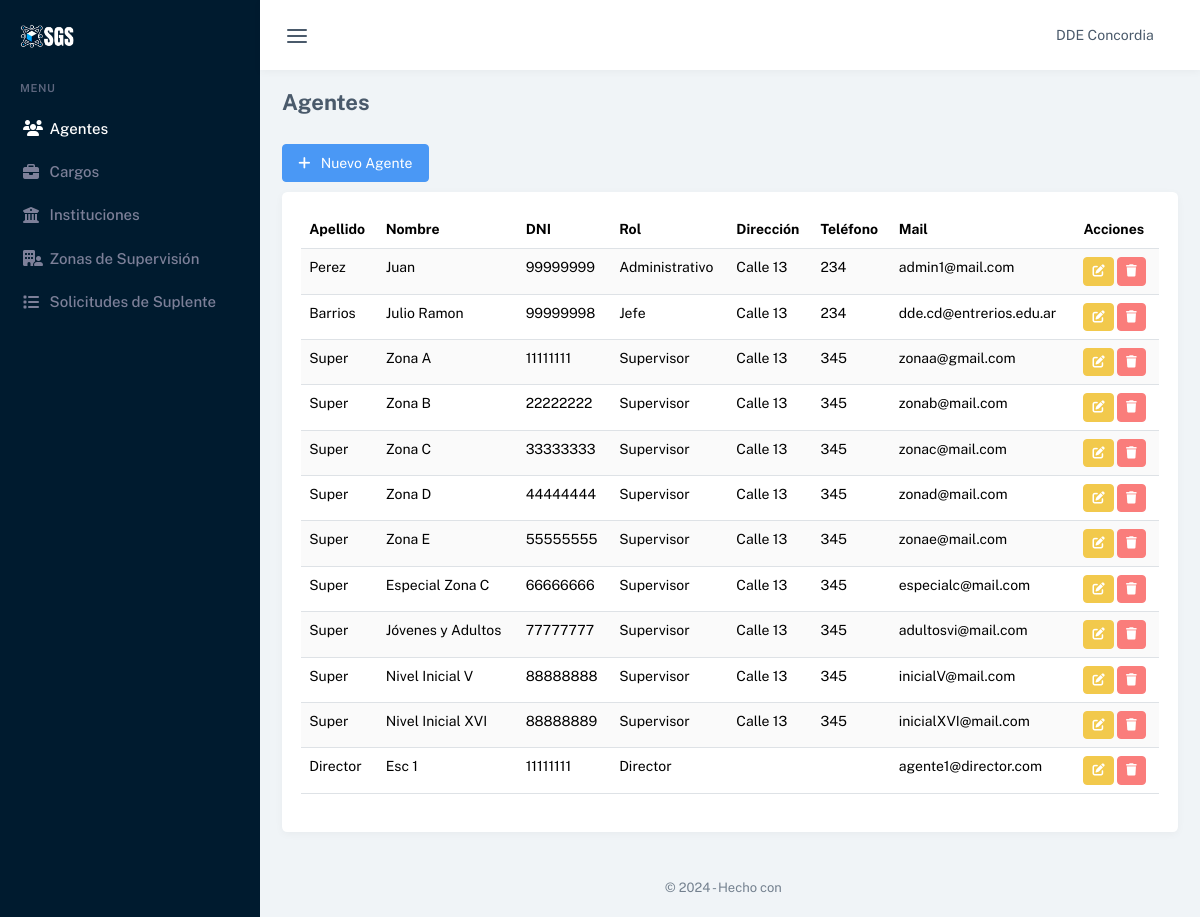
The app's page /agentes (signed in) with its own data.
### tables this page shows
CREATE TABLE `agentes` (
  `id_Agente` int(11) UNSIGNED NOT NULL,
  `apellido` varchar(100) NOT NULL,
  `nombre` varchar(100) NOT NULL,
  `dni` int(11) UNSIGNED NOT NULL,
  `telefono` int(11) UNSIGNED DEFAULT NULL,
  `direccion` varchar(100) DEFAULT NULL,
  `email` varchar(100) NOT NULL,
  `usuario` varchar(100) NOT NULL,
  `password` varchar(100) NOT NULL,
  `id_Rol` tinyint(4) UNSIGNED NOT NULL,
  `eliminado` tinyint(1) NOT NULL DEFAULT 0
);

CREATE TABLE `roles` (
  `id_Rol` tinyint(4) UNSIGNED NOT NULL,
  `rol` varchar(100) NOT NULL
);

### controladores/controlador.plantilla.php (called while the page is built)
<?php
class ControladorPlantilla{
    public function ctrMostrarPlantilla(){
        include 'vistas/plantilla.php';
    }
    static public function url(){
        return "http://localhost/ProyectoConcursos/";
    }
}

### index.php (called while the page is built, shortened)
<?php
require_once 'controladores/controlador.plantilla.php';
require_once 'controladores/controlador.agentes.php';
require_once 'modelos/modelo.agentes.php';
$plantilla = new ControladorPlantilla();
$plantilla -> ctrMostrarPlantilla();

### modelos/conexion.php (called while the page is built, shortened)
<?php
class Conexion
{
	static public function conectar()
	{
		try {
			$link = new PDO(
				"mysql:host=" . self::HOST . ";dbname=" . self::DBNAME,
				self::USER,
				self::PASSWORD
			);
			$link->exec("set names utf8");
			return $link;
		} catch (PDOException $e) {
			die("Error en la conexión a la base de datos: " . $e->getMessage());
		}
	}
}

### modelos/modelo.agentes.php (called while the page is built, shortened)
<?php
    require_once 'conexion.php';
class ModeloAgentes{
    static public function mdlMostrarAgentes($agente, $valor)
    {
        if ($agente != null) {
            try {
                $stmt = Conexion::conectar()->prepare("SELECT * FROM `agentes`, `roles`  WHERE agentes.id_Rol = roles.id_Rol and eliminado = 0 and $agente = :$agente;");
                $stmt->bindParam(":" . $agente, $valor, PDO::PARAM_INT);
                $stmt->execute();
                return $stmt->fetch(PDO::FETCH_ASSOC);
            } catch (Exception $e) {
                return "Error: " .$e ->getMessage();
            }
        } else {
            try {
                $agentes = Conexion::conectar()->prepare("SELECT * FROM `agentes`, `roles`  WHERE agentes.id_Rol = roles.id_Rol and eliminado = 0;");
                $agentes->execute();
                return $agentes->fetchAll(PDO::FETCH_ASSOC);
            } catch (Exception $e) {
                return "Error: " .$e ->getMessage();
            }
        }
    }
}

### controladores/controlador.agentes.php (called while the page is built, shortened)
<?php
class ControladorAgentes{
    static public function ctrMostrarAgentes($agente, $valor){
        $respuesta = ModeloAgentes::mdlMostrarAgentes($agente, $valor);
        return $respuesta;
    }
}

### vistas/modulos/agentes.php (the view, shortened to what this page needs)
<?php
    $agentes = ControladorAgentes::ctrMostrarAgentes(null, null);
?>
<div class="container-xxl">
    <div class="py-3 d-flex align-items-sm-center flex-sm-row flex-column">
        <div class="flex-grow-1">
            <h4 class="fs-22 fw-bold m-0">Agentes</h4>
        </div>
    </div>
    <div class="py-2 d-flex align-items-sm-center flex-sm-row flex-column">
        <div class="d-flex flex-wrap gap-2">
            <a href="nuevo_agente" class="btn btn-primary"><i class="fas fa-plus" ></i > &nbsp; Nuevo Agente</a>
        </div>
    </div>
    <div class="row">
        <div class="col-12">
            <div class="card">
                <div class="card-body">
                    <table id="tablaES" class="table table-striped dt-responsive nowrap w-100">
                        <thead>
                            <tr>
                                <th>Apellido</th>
                                <th>Nombre</th>
                                <th>DNI</th>
                                <th>Rol</th>
                                <th>Dirección</th>
                                <th>Teléfono</th>
                                <th>Mail</th>
                                <th>Acciones</th>
                            </tr>
                        </thead>
                        <tbody>
                            <?php
                                foreach ($agentes as $key => $value) {
                            ?>
                            <tr style = "background-color:#000888">
                                <td> <?php echo $value["apellido"] ?></td>
                                <td> <?php echo $value["nombre"] ?></td>
                                <td> <?php echo $value["dni"] ?></td>
                                <td> <?php echo $value["rol"] ?></td>
                                <td> <?php echo $value["direccion"] ?></td>
                                <td> <?php echo $value["telefono"] ?></td>
                                <td> <?php echo $value["email"] ?></td>
                                <td><a href="editar_agente/<?php echo $value["id_Agente"] ?>" class="btn btn-warning btn-sm"><i class="fas fa-edit"></i></a>
                                <button class="btn btn-danger btn-sm btnEliminarAgente" id_Agente=<?php echo $value["id_Agente"]; ?> apellido=<?php echo $value["apellido"]; ?> nombre=<?php echo $value["nombre"]; ?> ><i class="fas fa-trash"></i></button></td>
                            </tr>
                            <?php } ?>
                        </tbody>
                    </table>
                </div>
            </div>
        </div>
    </div>
</div>

### vistas/plantilla.php (shortened to what this page needs)
<?php
$url = ControladorPlantilla::url();
?>
<!DOCTYPE html>
<html lang="es">
    <head>
        <link rel="stylesheet" href="https://cdn.jsdelivr.net/npm/flatpickr/dist/flatpickr.min.css">
        <link href="<?php echo $url; ?>vistas/assets/css/app.min.css" rel="stylesheet" type="text/css" id="app-style" />
        <link href="<?php echo $url; ?>vistas/assets/css/icons.min.css" rel="stylesheet" type="text/css" />
        <link rel="stylesheet" href="https://cdnjs.cloudflare.com/ajax/libs/font-awesome/6.6.0/css/all.min.css" />
        <link href="https://cdn.datatables.net/v/bs5/jszip-3.10.1/dt-2.1.8/b-3.1.2/b-colvis-3.1.2/b-html5-3.1.2/b-print-3.1.2/kt-2.12.1/r-3.0.3/sl-2.1.0/datatables.min.css" rel="stylesheet">
    </head>
    <?php if (isset($_SESSION["iniciarSesion"])) { ?>
        <body data-menu-color="dark" data-sidebar="default">
            <div id="app-layout">
                <?php include 'modulos/header.php' ?>
                <?php include 'modulos/menu.php' ?>
                <div class="content-page">
                    <?php
                    if (isset($_GET["pagina"])) {
                        $rutas = explode('/', $_GET["pagina"]);
                        if (
                            $rutas[0] == "agentes" ||
                            $rutas[0] == "nuevo_agente" ||
                            $rutas[0] == "editar_agente" ||
                            $rutas[0] == "cargos" ||
                            $rutas[0] == "nuevo_cargo" ||
                            $rutas[0] == "editar_cargo" ||
                            $rutas[0] == "instituciones" ||
                            $rutas[0] == "nueva_institucion" ||
                            $rutas[0] == "editar_institucion" ||
                            $rutas[0] == "zonasSupervision" ||
                            $rutas[0] == "nueva_zona" ||
                            $rutas[0] == "editar_zona" ||
                            $rutas[0] == "solicitudesSuplente" ||
                            $rutas[0] == "nueva_solsuplente" ||
                            $rutas[0] == "editar_solsuplente"||
                            $rutas[0] == "inicio" ||
                            $rutas[0] == "salir"
                        ) {
                            include "vistas/modulos/" . $rutas[0] . ".php";
                        } else {
                            include "vistas/modulos/404.php";
                        }
                    }else{
                        include "vistas/modulos/inicio.php";
                    }
                    ?>
                    <?php include 'modulos/footer.php' ?>
                </div>
            </div>
        </body>
    <?php } else {
        include "vistas/modulos/login.php";
    }
    ?>
</html>

### vistas/modulos/header.php (shortened to what this page needs)
<div class="topbar-custom">
    <div class="container-fluid">
        <div class="d-flex justify-content-between">
            <ul class="list-unstyled topnav-menu mb-0 d-flex align-items-center">
                <li>
                    <button class="button-toggle-menu nav-link">
                        <i data-feather="menu" class="noti-icon"></i>
                    </button>
                </li>
            </ul>
            <ul class="list-unstyled topnav-menu mb-0 d-flex align-items-center">
                <li class="dropdown notification-list topbar-dropdown">
                    <a class="nav-link dropdown-toggle nav-user me-0" data-bs-toggle="dropdown" href="#" role="button" aria-haspopup="false" aria-expanded="false">
                        <span class="pro-user-name ms-1">
                            DDE Concordia <i class="mdi mdi-chevron-down"></i>
                        </span>
                    </a>
                </li>
            </ul>
        </div>
    </div>
</div>

### vistas/modulos/menu.php (shortened to what this page needs)
<div class="app-sidebar-menu">
                <div class="h-100" data-simplebar>
                    <div id="sidebar-menu">
                        <div class="logo-box">
                            <a href="index.html" class="logo logo-light">
                                <span class="logo-lg">
                                    <img src="vistas/assets/images/logo-light.png" alt="" height="24">
                                </span>
                            </a>
                        </div>
                        <ul id="side-menu">
                            <li class="menu-title">Menu</li>
                            <li>
                                <a style="text-decoration:none" href="agentes">
                                    <i class="fa-solid fa-users"></i>
                                    <span> Agentes </span>
                                </a>
                            </li>
                            <li>
                                <a style="text-decoration:none" href="cargos">
                                    <i class="fa-solid fa-briefcase"></i>
                                    <span> Cargos </span>
                                </a>
                            </li>
                            <li>
                                <a style="text-decoration:none" href="instituciones">
                                    <i class="fa-solid fa-building-columns"></i>
                                    <span> Instituciones </span>
                                </a>
                            </li>
                            <li>
                                <a style="text-decoration:none" href="zonasSupervision">
                                    <i class="fa-solid fa-building-user"></i>
                                    <span> Zonas de Supervisión </span>
                                </a>
                            </li>
                            <li>
                                <a style="text-decoration:none" href="solicitudesSuplente">
                                    <i class="fa-solid fa-list"></i>
                                    <span> Solicitudes de Suplente </span>
                                </a>
                            </li>
                        </ul>
                    </div>
                </div>
            </div>

### vistas/modulos/footer.php
<footer class="footer">
    <div class="container-fluid">
        <div class="row">
            <div class="col fs-13 text-muted text-center">
                &copy; <script>document.write(new Date().getFullYear())</script> - Hecho con <span class="mdi mdi-heart text-danger"></span>  <a href="#!" class="text-reset fw-semibold"> </a>
            </div>
        </div>
    </div>
</footer>

### records on screen
agentes: apellido "Perez", nombre "Juan", dni "99999999", id_Rol.rol "Administrativo", direccion "Calle 13", telefono "234", email "admin1@mail.com"
agentes: apellido "Barrios", nombre "Julio Ramon", dni "99999998", id_Rol.rol "Jefe", direccion "Calle 13", telefono "234", email "dde.cd@entrerios.edu.ar"
agentes: apellido "Super", nombre "Zona A", dni "11111111", id_Rol.rol "Supervisor", direccion "Calle 13", telefono "345", email "zonaa@gmail.com"
agentes: apellido "Super", nombre "Zona B", dni "22222222", id_Rol.rol "Supervisor", direccion "Calle 13", telefono "345", email "zonab@mail.com"
agentes: apellido "Super", nombre "Zona C", dni "33333333", id_Rol.rol "Supervisor", direccion "Calle 13", telefono "345", email "zonac@mail.com"
agentes: apellido "Super", nombre "Zona D", dni "44444444", id_Rol.rol "Supervisor", direccion "Calle 13", telefono "345", email "zonad@mail.com"
agentes: apellido "Super", nombre "Zona E", dni "55555555", id_Rol.rol "Supervisor", direccion "Calle 13", telefono "345", email "zonae@mail.com"
agentes: apellido "Super", nombre "Especial Zona C", dni "66666666", id_Rol.rol "Supervisor", direccion "Calle 13", telefono "345", email "especialc@mail.com"
agentes: apellido "Super", nombre "Jóvenes y Adultos", dni "77777777", id_Rol.rol "Supervisor", direccion "Calle 13", telefono "345", email "adultosvi@mail.com"
agentes: apellido "Super", nombre "Nivel Inicial V", dni "88888888", id_Rol.rol "Supervisor", direccion "Calle 13", telefono "345", email "inicialV@mail.com"
agentes: apellido "Super", nombre "Nivel Inicial XVI", dni "88888889", id_Rol.rol "Supervisor", direccion "Calle 13", telefono "345", email "inicialXVI@mail.com"
agentes: apellido "Director", nombre "Esc 1", dni "11111111", id_Rol.rol "Director", email "agente1@director.com"
